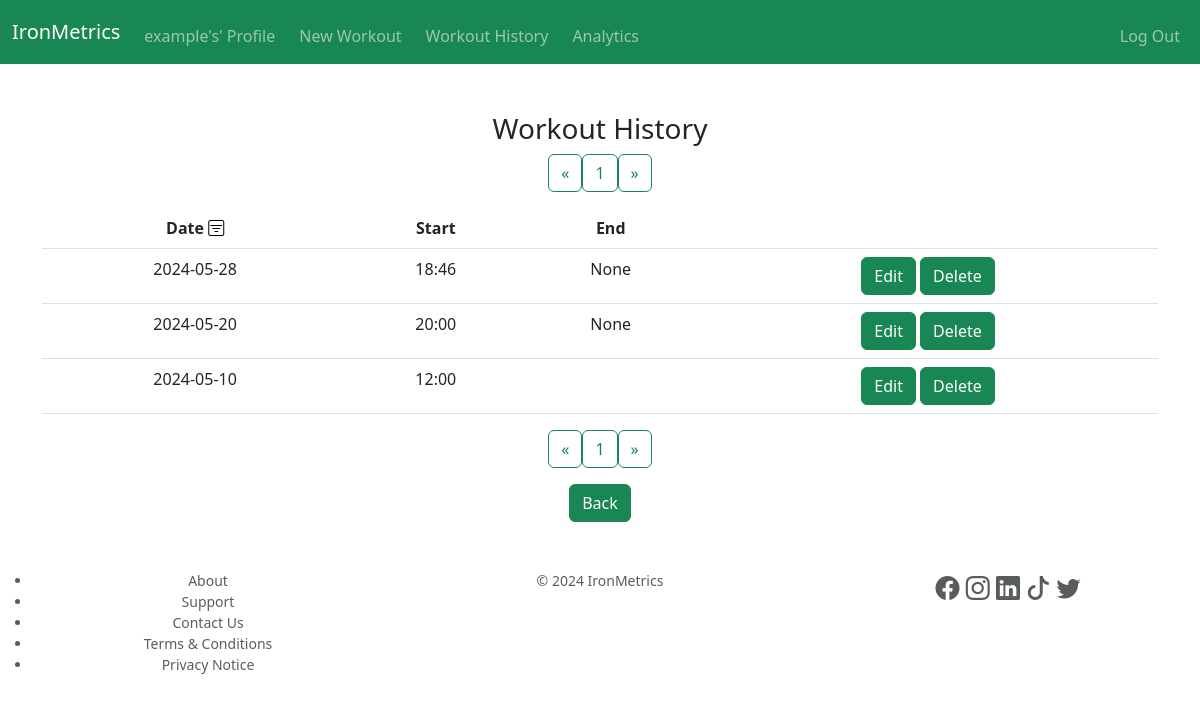
/workouthistory (signed in), run on an earlier commit of the app's database.
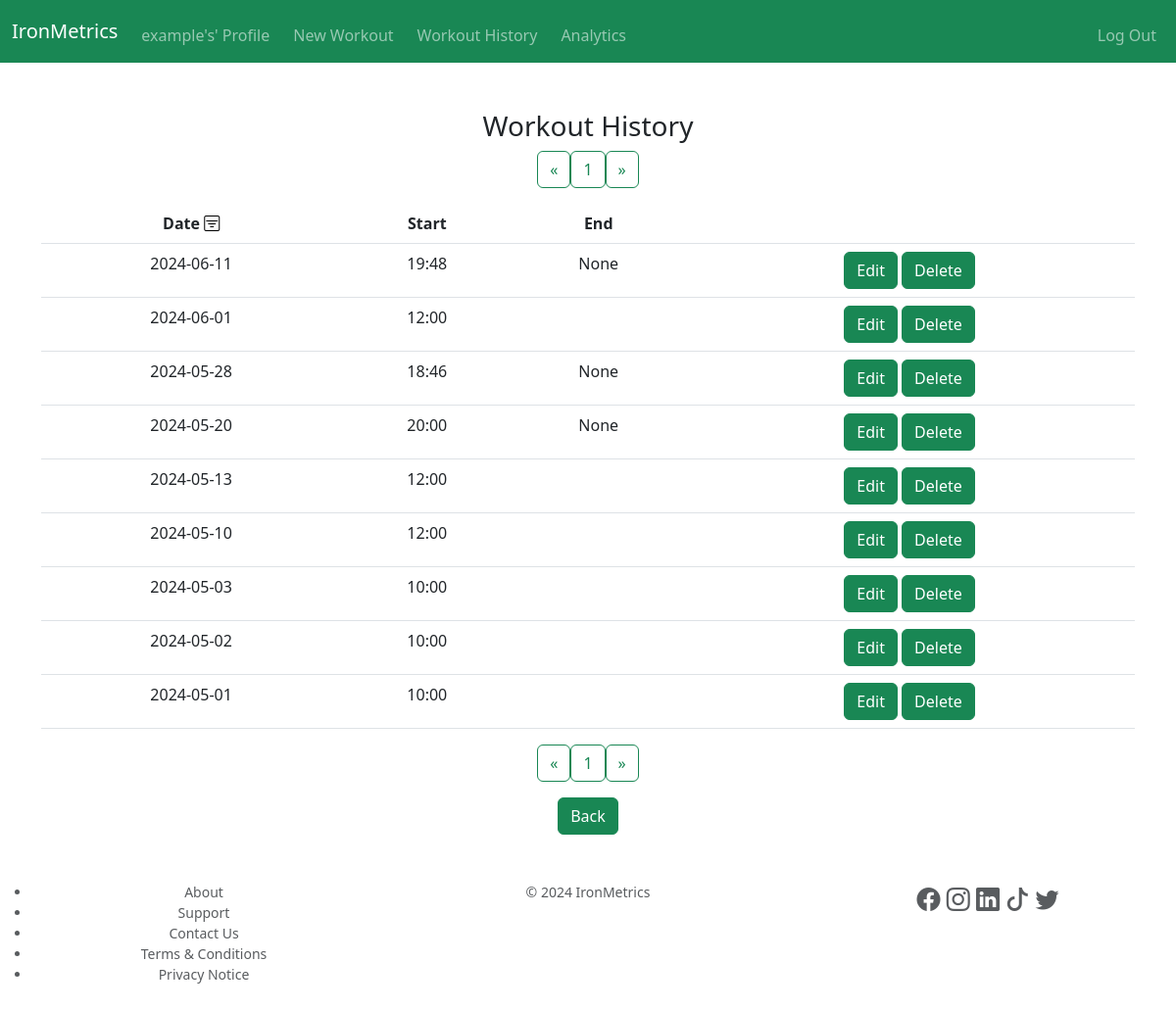
And on a later commit of the database.
### tables this page shows
CREATE TABLE workout (
	id INTEGER PRIMARY KEY AUTOINCREMENT NOT NULL,
	user_id INTEGER NOT NULL,
	date TEXT NOT NULL,
	start_time TEXT,
	end_time TEXT,
	name TEXT,
	note TEXT,
	FOREIGN KEY (user_id) REFERENCES user (id)
	ON UPDATE CASCADE
	ON DELETE CASCADE
);

### app.py (the view, shortened to what this page needs)
@app.route("/workouthistory", methods=["GET", "POST"])
@login_required
def workouthistory():
    user_id = session.get("user_id", None)
    workouts_sum = db.execute("SELECT COUNT() sum FROM workout WHERE user_id = ?;", user_id)[0].get("sum", None)
    workouts_per_page = 10
    number_of_pages = math.ceil(workouts_sum / workouts_per_page)
    pages = list(range(1, number_of_pages + 1))
    if session.get("workout_history_page", None) == None:
        session["workout_history_page"] = 1
    current_page = session.get("workout_history_page", None)
    row_num_start = (current_page - 1) * workouts_per_page
    row_num_end = current_page * workouts_per_page
    if session.get("workout_history_date_order_switch", None) == None:
        session["workout_history_date_order_switch"] = "DESC"
    if session["workout_history_date_order_switch"] == "DESC":
        workout_history = db.execute("""
                                    WITH t AS (
                                    SELECT ROW_NUMBER () OVER (ORDER BY date DESC) row_num,
                                    id,
                                    date,
                                    start_time,
                                    end_time
                                    FROM workout
                                    WHERE user_id = ?
                                    )
                                    SELECT * FROM t WHERE row_num > ? AND row_num <= ?;

                                    """, user_id, row_num_start, row_num_end)
    return render_template("workouthistory.html", workout_history=workout_history, pages=pages)

### app.py (called while the page is built)
@app.after_request
def after_request(response):
    response.headers["Cache-Control"] = "no-cache, no-store, must-revalidate"
    response.headers["Expires"] = 0
    response.headers["Pragma"] = "no-cache"
    return response

### helpers.py (called while the page is built)
def login_required(f):
    @wraps(f)
    def decorated_function(*args, **kwargs):
        if session.get("user_id") is None:
            return redirect(url_for("login"))
        return f(*args, **kwargs)
    return decorated_function

### templates/workouthistory.html (shortened to what this page needs)
{% extends "base.html" %}
{% block main %}
<div class="container">
    <h3>Workout History</h3>
    <nav aria-label="Top workout history page navigation">
        <ul class="pagination justify-content-center">
          <li class="page-item">
            <form action="/workouthistory" method="post" id="prev-page" style="display: inline;">
              <button type="submit" form="prev-page" class="btn btn-outline-success">&laquo;</button>
            </form>
          </li>
          {% for page in pages %}
          <li class="page-item">
            <form action="/workouthistory" method="post" id="change-page{{ page }}" style="display: inline;">
              <button type="submit" form="change-page{{ page }}" class="btn btn-outline-success">{{ page }}</button>
            </form>
          </li>
          {% endfor %}
            <form action="/workouthistory" method="post" id="next-page" style="display: inline;">
              <button type="submit" form="next-page" class="btn btn-outline-success">&raquo;</button>
            </form>
        </ul>
    </nav>
    <table class="table">
        <thead>
            <tr>
                <th>
                  Date
                  <form action="/workouthistory" method="post" id="date-sort" style="display: inline;">
                    <button type="submit" form="date-sort" class="bi bi-filter-square" style="border: none; background-color: inherit; padding: inherit; display: inline-block;"></button>
                  </form>
                </th>
                <th>Start</th>
                <th>End</th>
                <th></th>
            </tr>
        </thead>
        <tbody>
            {% for workout in workout_history %}
                <tr>
                    <td>{{ workout.date }}</td>
                    <td>{{ workout.start_time }}</td>
                    <td>{{ workout.end_time }}</td>
                    <td>
                        <form action="/workouthistory" method="post" id="edit-workout{{ workout.id }}" style="display: inline;">
                            <button type="submit" form="edit-workout{{ workout.id }}" class="btn btn-success">Edit</button>
                        </form>
                        <form action="/workouthistory" method="post" id="delete-workout{{ workout.id }}" style="display: inline;">
                            <button type="submit" form="delete-workout{{ workout.id }}" class="btn btn-success">Delete</button>
                        </form>
                    </td>
                </tr>
            {% endfor %}
        </tbody>
    </table>
    <nav aria-label="Bottom workout history page navigation">
      <ul class="pagination justify-content-center">
        <li class="page-item">
          <form action="/workouthistory" method="post" id="prev-page" style="display: inline;">
            <button type="submit" form="prev-page" class="btn btn-outline-success">&laquo;</button>
          </form>
        </li>
        {% for page in pages %}
        <li class="page-item">
          <form action="/workouthistory" method="post" id="change-page{{ page }}" style="display: inline;">
            <button type="submit" form="change-page{{ page }}" class="btn btn-outline-success">{{ page }}</button>
          </form>
        </li>
        {% endfor %}
          <form action="/workouthistory" method="post" id="next-page" style="display: inline;">
            <button type="submit" form="next-page" class="btn btn-outline-success">&raquo;</button>
          </form>
      </ul>
    </nav>
    <button type="button" class="btn btn-success" onclick="history.back()">Back</button>
</div>
{% endblock %}

### templates/base.html (shortened to what this page needs)
<!DOCTYPE html>
<html lang="en">
    <head>
        <link href="https://cdn.jsdelivr.net/npm/bootstrap@5.3.0-alpha3/dist/css/bootstrap.min.css" rel="stylesheet">
        <link rel="stylesheet" href="https://cdn.jsdelivr.net/npm/bootstrap-icons@1.10.5/font/bootstrap-icons.css">
        <link rel="stylesheet" href="static/style.css">
    </head>
    <body>
        <nav class="navbar navbar-expand-lg bg-success" data-bs-theme="dark">
            <div class="container-fluid">
                <a class="navbar-brand" href="/"><span>IronMetrics</span></a>
                <div class="collapse navbar-collapse" id="navbar">
                    {% if session["user_id"] %}
                        <ul class="navbar-nav me-2 mt-2">
                            <li class="nav-item"><a class="nav-link" href="/profile">{{ session["user_name"] }}'s' Profile</a></li>
                        </ul>
                        <ul class="navbar-nav me-2 mt-2">
                            <li class="nav-item"><a class="nav-link" href="/createworkout">New Workout</a></li>
                        </ul>
                        <ul class="navbar-nav me-2 mt-2">
                            <li class="nav-item"><a class="nav-link" href="/workouthistory">Workout History</a></li>
                        </ul>
                        <ul class="navbar-nav me-2 mt-2">
                            <li class="nav-item"><a class="nav-link" href="/workoutanalytics">Analytics</a></li>
                        </ul>
                        <ul class="navbar-nav ms-auto mt-2">
                            <li class="nav-item"><a class="nav-link" href="/logout">Log Out</a></li>
                        </ul>
                    {% endif %}
                </div>
            </div>
        </nav>
        <main class="container-fluid py-5 text-center">
            {% block main %}{% endblock %}
        </main>
        <footer class="mb-5 small text-center text-muted">
            <div>
                <div class="row">
                    <div class="col">
                        <ul>
                            <li>About</li>
                            <li>Support</li>
                            <li>Contact Us</li>
                            <li>Terms & Conditions</li>
                            <li>Privacy Notice</li>
                        </ul>
                    </div>
                    <div class="col">
                        © 2024 IronMetrics
                    </div>
                    <div class="col" style="font-size: x-large;">
                        <i class="bi bi-facebook"></i>
                        <i class="bi bi-instagram"></i>
                        <i class="bi bi-linkedin"></i>
                        <i class="bi bi-tiktok"></i>
                        <i class="bi bi-twitter"></i>
                    </div>
                </div>
            </div>
        </footer>
    </body>
</html>

### static/style.css (style rules this page uses)
:root { --main-colour:#000000; --secondary-colour:#FFFFFF; --tertiary-colour:#dc0000; }

What changed in the data, as far as the page shows it:
added workout: date "2024-06-11", start_time "19:48", end_time "None"
added workout: date "2024-06-01", start_time "12:00"
added workout: date "2024-05-13", start_time "12:00"
added workout: date "2024-05-03", start_time "10:00"
added workout: date "2024-05-02", start_time "10:00"
added workout: date "2024-05-01", start_time "10:00"
